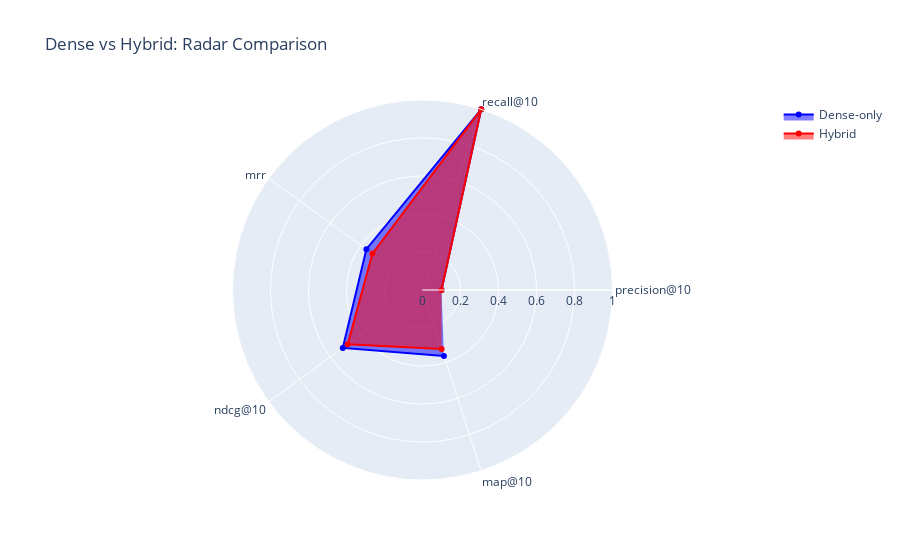

Notebook code for this chart:
### Markdown cell above
## 6. Radar Chart: Overall Comparison

### Code cell
# Radar chart for overall comparison
metrics = list(summary["dense_avg"].keys())
dense_values = [summary["dense_avg"][m] for m in metrics]
hybrid_values = [summary["hybrid_avg"][m] for m in metrics]

fig = go.Figure()

fig.add_trace(go.Scatterpolar(
    r=dense_values,
    theta=metrics,
    fill='toself',
    name='Dense-only',
    line_color='blue'
))

fig.add_trace(go.Scatterpolar(
    r=hybrid_values,
    theta=metrics,
    fill='toself',
    name='Hybrid',
    line_color='red'
))

fig.update_layout(
    polar=dict(
        radialaxis=dict(
            visible=True,
            range=[0, 1]
        )
    ),
    showlegend=True,
    title="Dense vs Hybrid: Radar Comparison"
)

fig.show()

### Figure 1 — Plotly figure (JSON) as saved in the notebook; plotly's stock layout.template omitted (floating-point values rounded to 4 significant figures)
{"data": [{"fill": "toself", "line": {"color": "blue"}, "name": "Dense-only", "r": [0.1, 1.0, 0.365, 0.5184, 0.365], "theta": ["precision@10", "recall@10", "mrr", "ndcg@10", "map@10"], "type": "scatterpolar"}, {"fill": "toself", "line": {"color": "red"}, "name": "Hybrid", "r": [0.1, 1.0, 0.326, 0.4868, 0.326], "theta": ["precision@10", "recall@10", "mrr", "ndcg@10", "map@10"], "type": "scatterpolar"}], "layout": {"polar": {"radialaxis": {"range": [0, 1], "visible": true}}, "showlegend": true, "title": {"text": "Dense vs Hybrid: Radar Comparison"}}}
